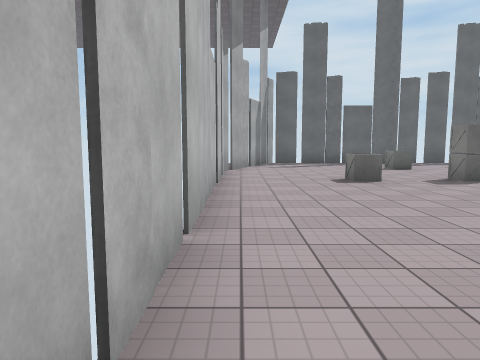
view 1 (above)

24 first-person views from a walk through a 3-D level made in the Unity game engine. The camera is 1.5 m above the floor, tilts 6° down and sees 70° across. The floor is counted in squares, 2 m on a side. Each view is taken from the middle of a square. On the plan, view 1 faces up. The plan holds only what a view shows up to about 11 squares ahead; the rest is blank. The place goes on beyond the plan. The player is left out. Some surface patterns are stand-ins.

view 2
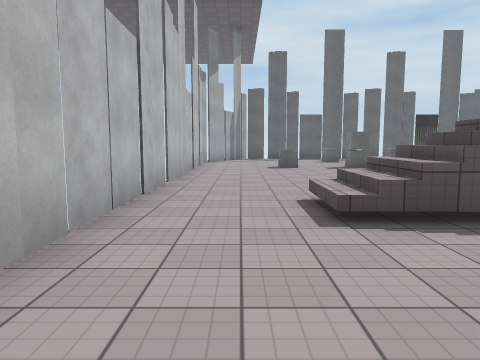

view 3
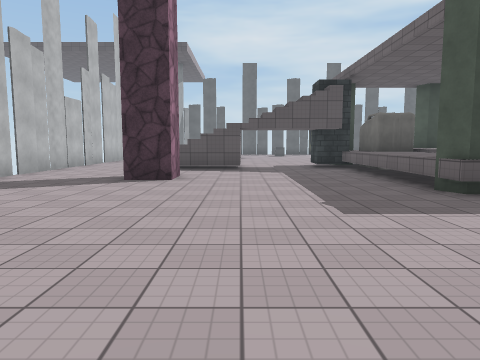

view 4
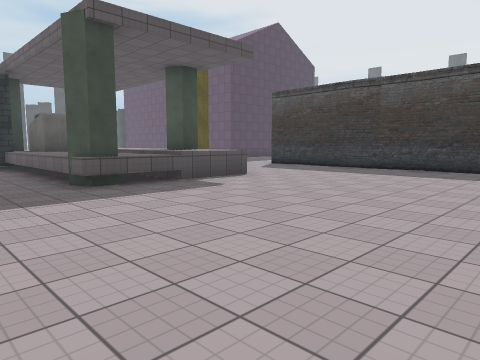

view 5
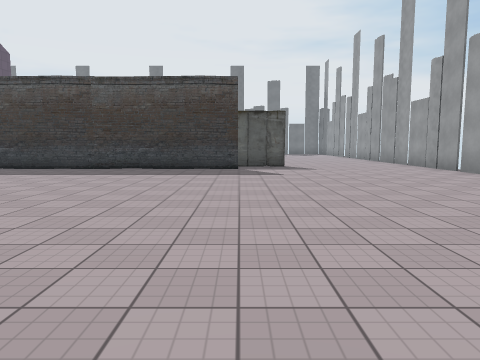

view 6
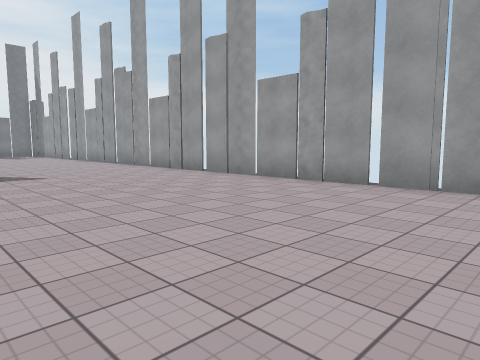

view 7
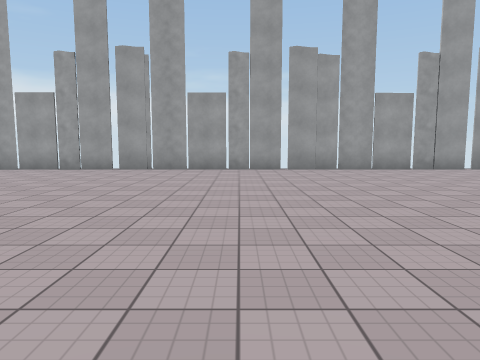

view 8
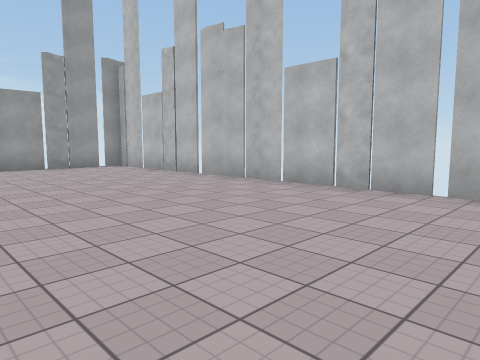

view 9
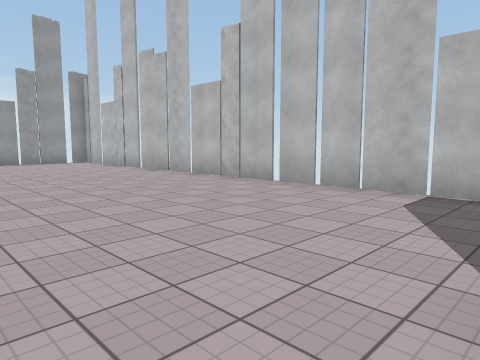

view 10
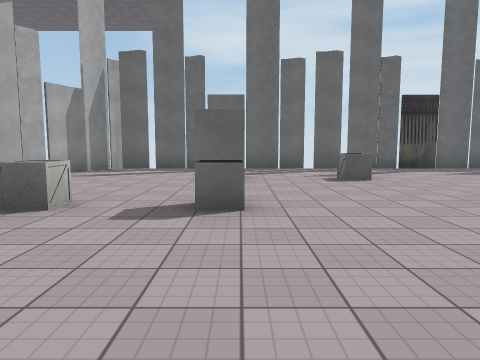

view 11
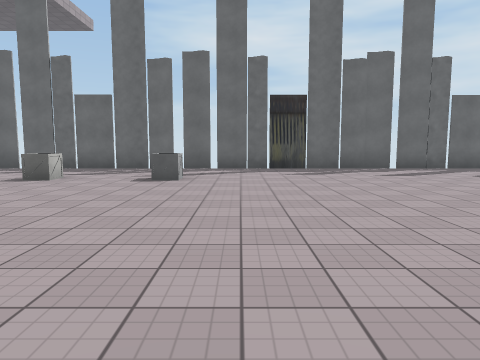

view 12
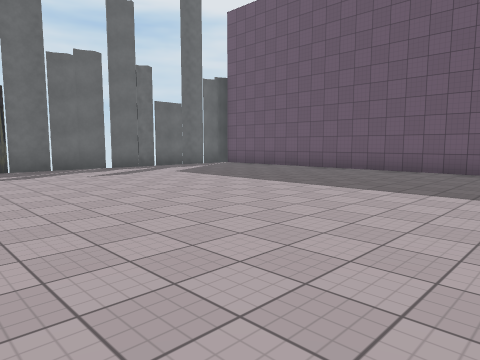

view 13
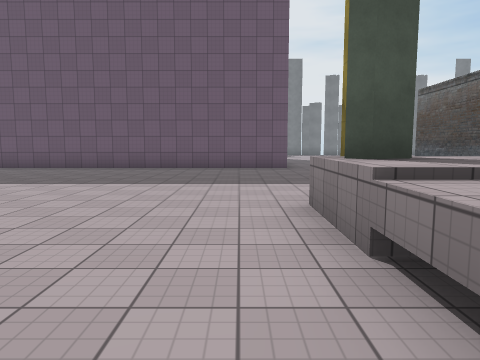

view 14
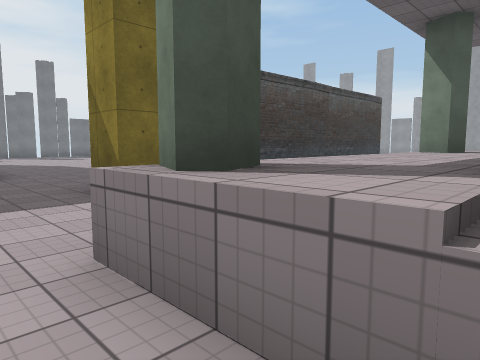

view 15
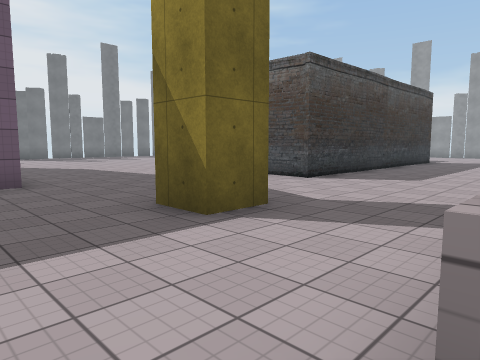

view 16
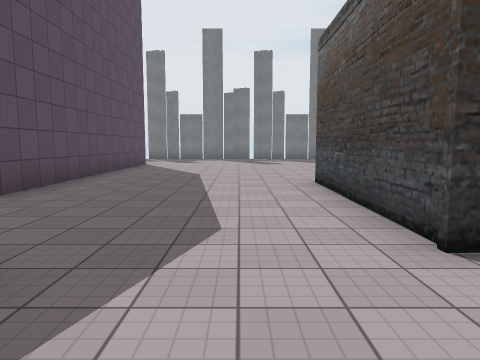

view 17
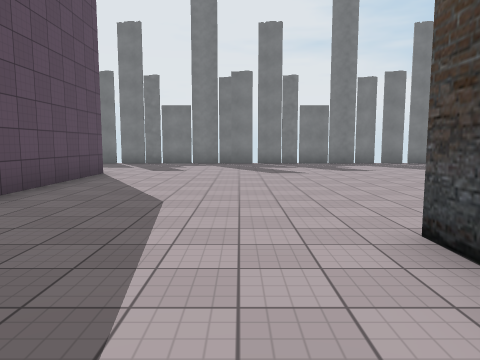

view 18
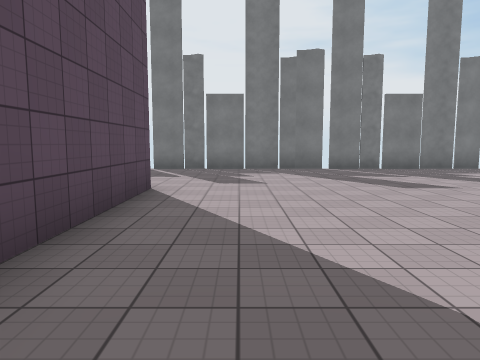

view 19
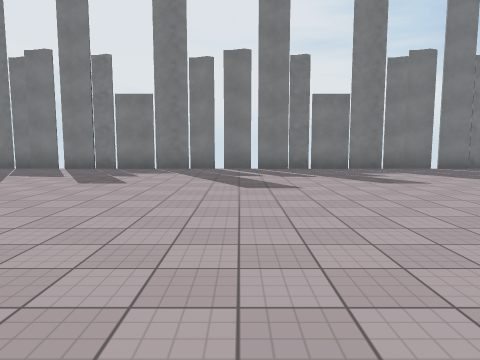

view 20
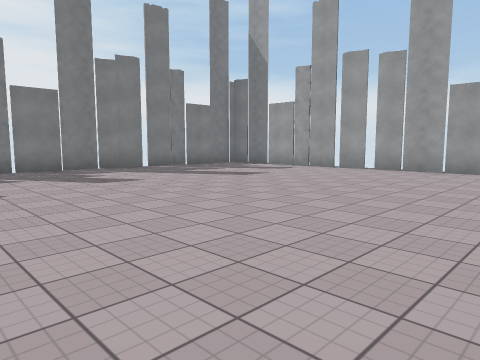

view 21
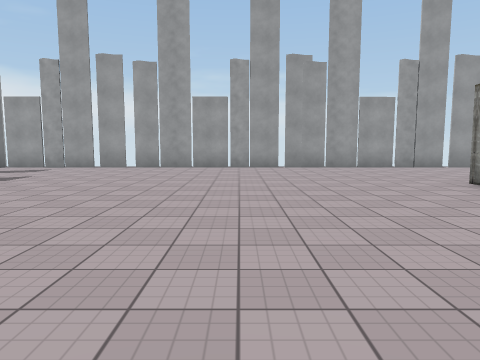

view 22
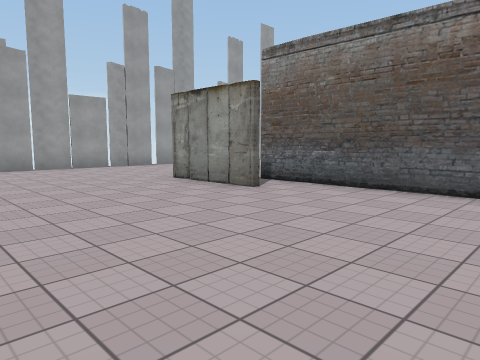

view 23
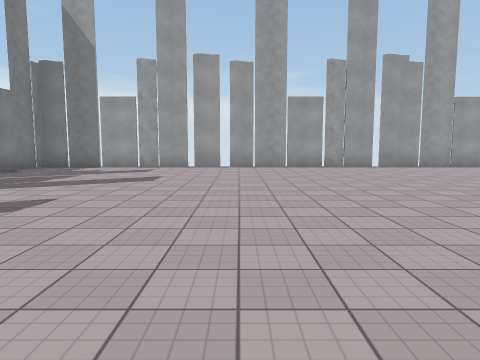

view 24
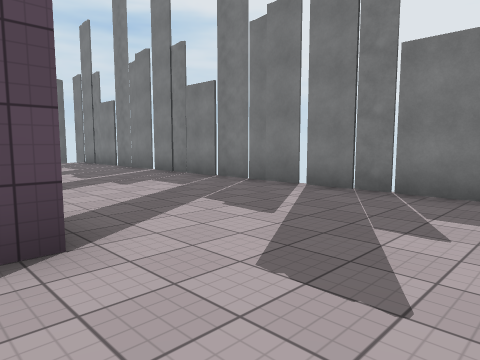

### Floor plan
Points are (right, up) in squares from view 1. A wall is a line through its corners. A room is listed if a view was taken in it or the views show most of it. See-through windows are left out.
Room 1 (views 1, 2, 3, 4, 5, 6, 7, 8, 9)
walls: (10.2, -6.1) (10.2, -3.1); (12.2, -6) (9.4, -6); (3.6, -2.8) (3.6, -3.8) (2.5, -3.8); (-0.4, -8.5) (-0.4, -17.2); (5, -0.9) (2.3, -0.8); (16.3, -12) (16.3, -3.5); (-0.4, -4.9) (-0.4, -8.4); (5.7, -18.1) (15.4, -18); (3.1, -0.9) (3.1, 0.7); (3.5, -0.6) (3.5, 0.7); (2.7, -0.9) (2.7, 0.7); (15.5, -18) (18.4, -18); (-0.1, -18.1) (5.6, -18.1); (-0.4, 1.4) (-0.4, -3.2)
low walls: (8.2, -4.6) (8.2, -1.6); (2.3, -0.8) (2.3, 0.7); (1.9, -0.5) (1.9, 0.6)
ways out: opening at (1, 0.7) to room 2; opening at (10.9, -1.4) to room 2; opening at (17.8, -15.5) to room 2; gap at (6, -18); gap at (11, -18); gap at (15, -18)
objects: pillar (8, 0); other object (9, -6) to (9, -5); other object (9, -1) to (10, 0); other object (12, -4)
Room 2 (views 10, 11, 12, 13, 14, 15, 16, 17, 18, 19, 20, 21, 22, 23, 24)
walls: (14.8, -0.4) (14.8, 0.7) (15.9, 0.7); (16.3, -3.5) (20.8, -3.5); (10.2, 1.4) (10.2, 2.3); (16.4, -7.9) (16.4, -12); (9.4, 2.1) (11.5, 2.1); (26.9, 1.5) (18.8, 1.5) (18.8, 10.6); (17.6, -11) (17.6, -13.5); (31.4, -2.5) (31.4, 2.6); (16.5, 13.6) (7.2, 13.5); (31.4, 2.8) (31.4, 9.2); (31.4, -7.2) (31.4, -2.6); (31.4, -8.4) (31.4, -7.5); (7.1, 13.5) (1.3, 13.5); (18.4, -18) (20.6, -18); (20.7, -18) (25.4, -17.9); (-0.4, 2.6) (-0.4, 1.4); (25.6, -17.9) (31.5, -17.9); (-0.4, 8.1) (-0.4, 2.8); (1.3, 14) (-0.4, 9.3); (31.4, -18.1) (31.4, -8.5)
ways out: opening at (1, 0.7) to room 1; opening at (10.9, -1.4) to room 1; opening at (17.8, -15.5) to room 1; gap at (2, 14); gap at (8, 14); gap at (14, 14); gap at (25, -18); gap at (31, -18)
objects: box (2, 7); box (5, 7); box (5, 10); box (7, 10); other object (12, 1) to (12, 2)

Where each view was taken, in squares from view 1:
view 1: 0 up, 0 right, facing up
view 2: 4 down, 1 right, facing up
view 3: 11 down, 5 right, facing up
view 4: 12 down, 6 right, facing up-right
view 5: 12 down, 6 right, facing right
view 6: 12 down, 8 right, facing down-right
view 7: 8 down, 7 right, facing down
view 8: 7 down, 5 right, facing down-left
view 9: 4 down, 5 right, facing down-left
view 10: 3 up, 5 right, facing up
view 11: 3 up, 9 right, facing up
view 12: 3 up, 9 right, facing up-right
view 13: 3 up, 8 right, facing right
view 14: 3 up, 10 right, facing down-right
view 15: 3 up, 12 right, facing down-right
view 16: 2 down, 14 right, facing right
view 17: 2 down, 18 right, facing right
view 18: 0 up, 21 right, facing right
view 19: 8 down, 21 right, facing right
view 20: 8 down, 21 right, facing down-right
view 21: 7 down, 22 right, facing down
view 22: 7 down, 22 right, facing down-left
view 23: 7 down, 25 right, facing down
view 24: 1 down, 26 right, facing up-right
